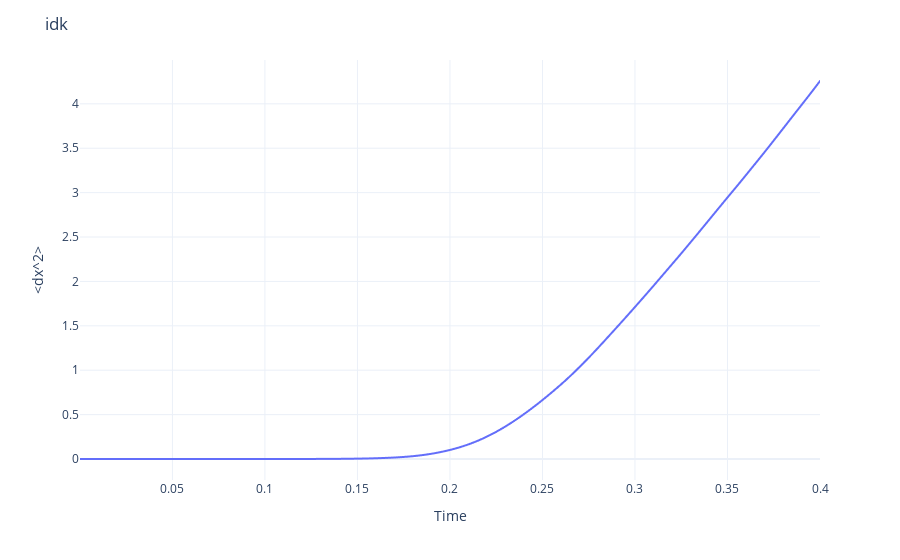

This figure's notebook cell:
### Code cell
fig = px.line(x=dx["time"][0:8000],y=dx["diff_x"][0:8000],labels={'x':'Time', 'y':'<dx^2>'})
fig.update_layout(template='plotly_white',title=r'idk')
fig.show()

### Figure 1 — Plotly figure (JSON) as saved in the notebook; plotly's stock layout.template omitted (floating-point values rounded to 4 significant figures; data arrays with more than 128 entries replaced by an {"elided": "..."} marker saying what was removed)
{"data": [{"hoverlabel": {"namelength": 0}, "hovertemplate": "Time=%{x}<br><dx^2>=%{y}", "legendgroup": "", "line": {"color": "#636efa", "dash": "solid"}, "mode": "lines", "name": "", "showlegend": false, "type": "scattergl", "x": {"elided": "8000 float values"}, "xaxis": "x", "y": {"elided": "8000 float values"}, "yaxis": "y"}], "layout": {"legend": {"tracegroupgap": 0}, "margin": {"t": 60}, "title": {"text": "idk"}, "xaxis": {"anchor": "y", "domain": [0, 1], "title": {"text": "Time"}}, "yaxis": {"anchor": "x", "domain": [0, 1], "title": {"text": "<dx^2>"}}}}
